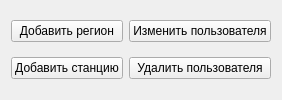
              <widget class="QWidget" name="controlPanelPage">
               <layout class="QGridLayout" name="gridLayout_3">
                <item row="1" column="0">
                 <widget class="QPushButton" name="addRegionButtom">
                  <property name="enabled">
                   <bool>true</bool>
                  </property>
                  <property name="text">
                   <string>Добавить регион</string>
                  </property>
                 </widget>
                </item>
                <item row="2" column="0">
                 <widget class="QPushButton" name="addStation">
                  <property name="enabled">
                   <bool>true</bool>
                  </property>
                  <property name="text">
                   <string>Добавить станцию</string>
                  </property>
                  <property name="autoDefault">
                   <bool>false</bool>
                  </property>
                 </widget>
                </item>
                <item row="1" column="2">
                 <widget class="QPushButton" name="addEmployee">
                  <property name="enabled">
                   <bool>true</bool>
                  </property>
                  <property name="text">
                   <string>Изменить пользователя</string>
                  </property>
                 </widget>
                </item>
                <item row="2" column="2">
                 <widget class="QPushButton" name="deleteEmployee">
                  <property name="enabled">
                   <bool>true</bool>
                  </property>
                  <property name="text">
                   <string>Удалить пользователя</string>
                  </property>
                 </widget>
                </item>
               </layout>
              </widget>
